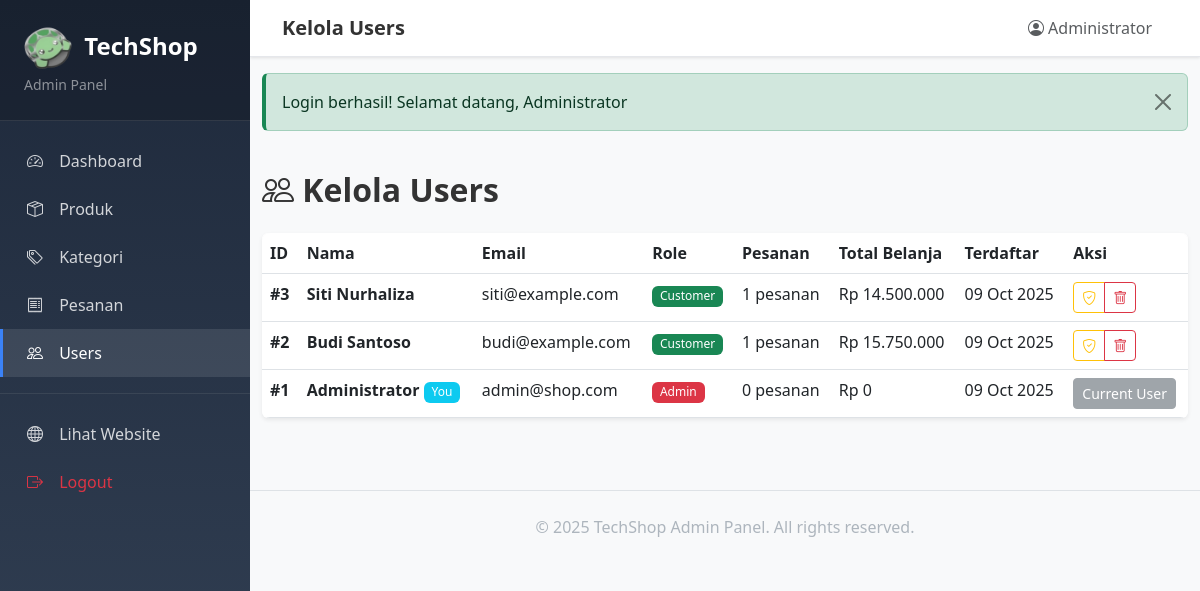
Before: /admin/users.php (signed in) with the older database file.
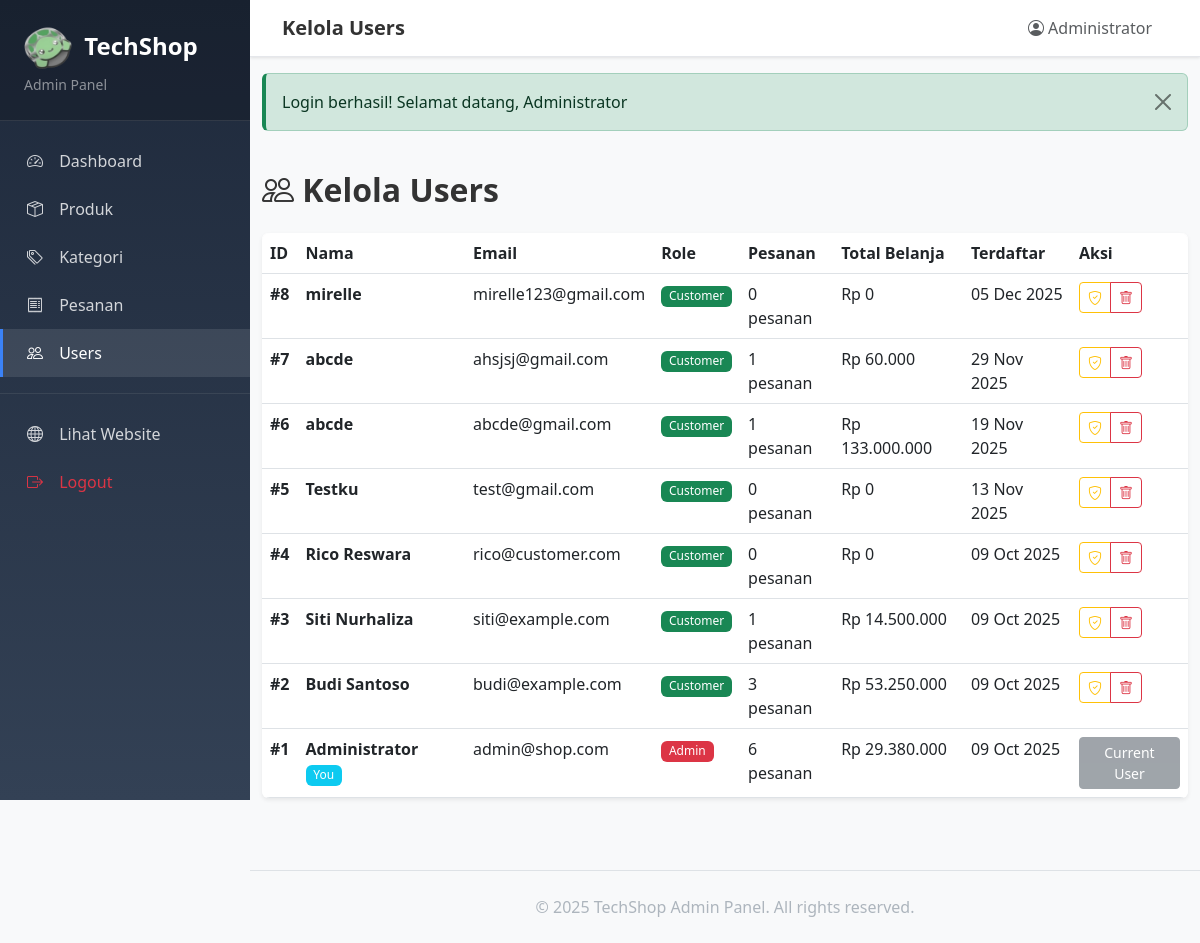
After: the same page with the newer database file.
### tables this page shows
CREATE TABLE `users` (
  `id` int(11) NOT NULL,
  `name` varchar(100) NOT NULL,
  `email` varchar(100) NOT NULL,
  `password` varchar(255) NOT NULL COMMENT 'Prototype: MD5 hash (HARUS MIGRASI ke password_hash)',
  `is_admin` tinyint(1) DEFAULT 0 COMMENT '0=Customer, 1=Admin',
  `created_at` timestamp NULL DEFAULT current_timestamp()
);

### db.php (called while the page is built, shortened)
<?php
function clean($string) {
    return htmlspecialchars(trim($string), ENT_QUOTES, 'UTF-8');
}
?>

### config.php (called while the page is built, shortened)
<?php
function format_rupiah($number) {
    return "Rp " . number_format($number, 0, ',', '.');
}
?>

### admin/users.php (the view, shortened to what this page needs)
<?php
require_once '../db.php';
require_once '../config.php';
$query = "SELECT u.*,
          (SELECT COUNT(*) FROM orders WHERE user_id = u.id) as order_count,
          (SELECT SUM(total) FROM orders WHERE user_id = u.id AND status != 'cancelled') as total_spent
          FROM users u
          ORDER BY u.id DESC";
$users = mysqli_query($conn, $query);
include 'header_admin.php';
?>
<div class="container-fluid py-4">
    <h2 class="fw-bold mb-4"><i class="bi bi-people"></i> Kelola Users</h2>
    <div class="card border-0 shadow-sm">
        <div class="card-body p-0">
            <div class="table-responsive">
                <table class="table table-hover mb-0">
                    <thead class="bg-light">
                        <tr>
                            <th>ID</th>
                            <th>Nama</th>
                            <th>Email</th>
                            <th>Role</th>
                            <th>Pesanan</th>
                            <th>Total Belanja</th>
                            <th>Terdaftar</th>
                            <th>Aksi</th>
                        </tr>
                    </thead>
                    <tbody>
                        <?php if (mysqli_num_rows($users) > 0): ?>
                            <?php while ($user = mysqli_fetch_assoc($users)): ?>
                                <tr>
                                    <td><strong>#<?php echo $user['id']; ?></strong></td>
                                    <td>
                                        <strong><?php echo clean($user['name']); ?></strong>
                                        <?php if ($user['id'] == $_SESSION['user_id']): ?>
                                            <span class="badge bg-info">You</span>
                                        <?php endif; ?>
                                    </td>
                                    <td><?php echo clean($user['email']); ?></td>
                                    <td>
                                        <?php if ($user['is_admin'] == 1): ?>
                                            <span class="badge bg-danger">Admin</span>
                                        <?php else: ?>
                                            <span class="badge bg-success">Customer</span>
                                        <?php endif; ?>
                                    </td>
                                    <td><?php echo $user['order_count']; ?> pesanan</td>
                                    <td><?php echo format_rupiah($user['total_spent'] ?? 0); ?></td>
                                    <td><?php echo date('d M Y', strtotime($user['created_at'])); ?></td>
                                    <td>
                                        <div class="btn-group btn-group-sm">
                                            <?php if ($user['id'] != $_SESSION['user_id']): ?>
                                                <a href="?toggle_admin=<?php echo $user['id']; ?>"
                                                   class="btn btn-outline-warning"
                                                   title="Toggle Admin">
                                                    <i class="bi bi-shield-check"></i>
                                                </a>
                                                <?php if ($user['is_admin'] == 0): ?>
                                                    <button type="button"
                                                            class="btn btn-outline-danger btn-delete-user"
                                                            data-id="<?php echo $user['id']; ?>"
                                                            data-name="<?php echo clean($user['name']); ?>">
                                                        <i class="bi bi-trash"></i>
                                                    </button>
                                                <?php endif; ?>
                                            <?php else: ?>
                                                <button class="btn btn-sm btn-secondary" disabled>
                                                    Current User
                                                </button>
                                            <?php endif; ?>
                                        </div>
                                    </td>
                                </tr>
                            <?php endwhile; ?>
                        <?php endif; ?>
                    </tbody>
                </table>
            </div>
        </div>
    </div>
</div>
<?php include 'footer_admin.php'; ?>

Changed rows visible on the page:
added users: id "8", name "mirelle", email "mirelle123@gmail.com", is_admin "Customer", order_count "0", total_spent "Rp 0", created_at "05 Dec 2025"
added users: id "7", name "abcde", email "ahsjsj@gmail.com", is_admin "Customer", order_count "1", total_spent "Rp 60.000", created_at "29 Nov 2025"
added users: id "6", name "abcde", email "abcde@gmail.com", is_admin "Customer", order_count "1", total_spent "Rp 133.000.000", created_at "19 Nov 2025"
added users: id "5", name "Testku", email "test@gmail.com", is_admin "Customer", order_count "0", total_spent "Rp 0", created_at "13 Nov 2025"
added users: id "4", name "Rico Reswara", email "rico@customer.com", is_admin "Customer", order_count "0", total_spent "Rp 0", created_at "09 Oct 2025"
changed users "Budi Santoso": order_count "1" → "3"; total_spent "Rp 15.750.000" → "Rp 53.250.000"
changed users "Administrator": order_count "0" → "6"; total_spent "Rp 0" → "Rp 29.380.000"
